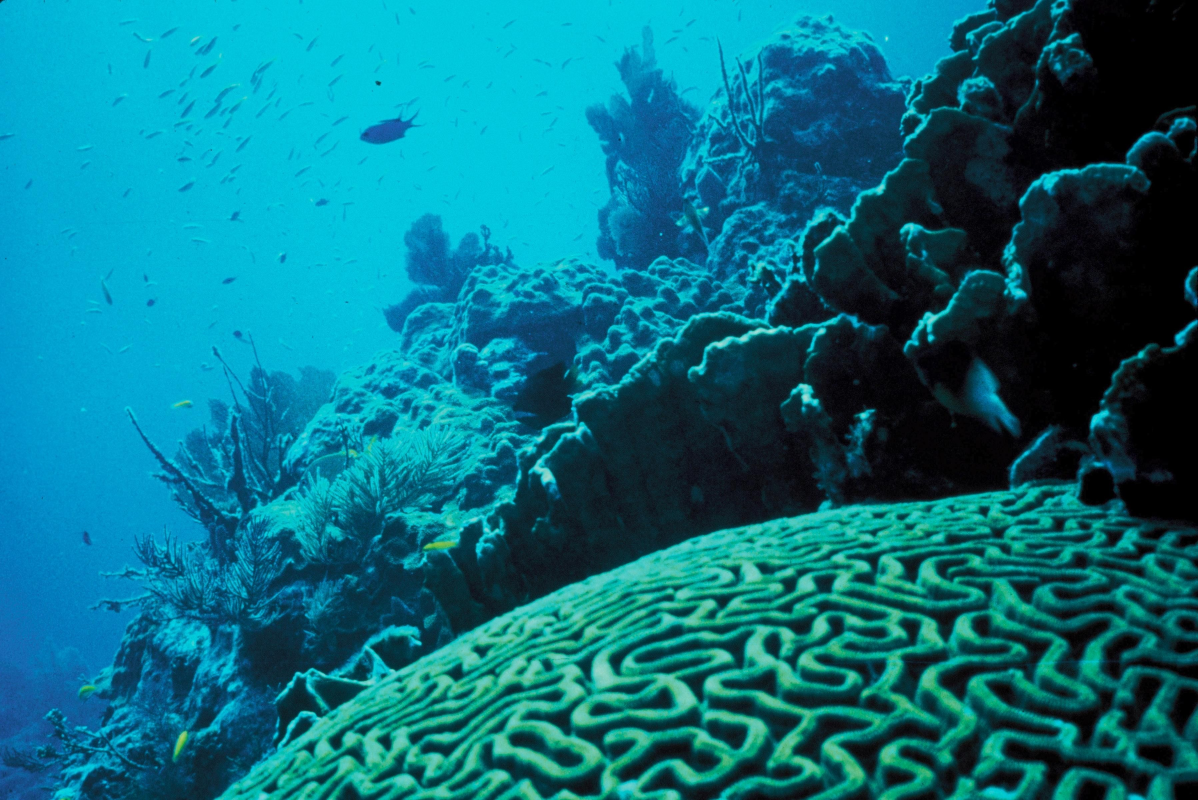
#> input picture lesson_2/data/underwater.jpg, 3593 x 2400 px (shown at 1/3 size)
$ jupyter execute --allow-errors Homework.ipynb
#> lines starting #> are read from the running program, lines starting #| are printed output that depends on the picture
# HOMEWORK 2
For this homework you will have to complete and implement the colour balancing for:
* Gray world algorithm
* Scale-by-max algorithm

You are free to use your own images. Experiment with more images and think about the effect each of the algorithms has on the resulting (balanced) image.

### Colour Balancing
In this notebook we will show different type of colour balancing making use of von Kries' hypothesis.

[cell 1]
import cv2
import numpy as np
from matplotlib import pyplot as plt
plt.rcParams['figure.figsize'] = [15, 5]

[cell 2]
img = cv2.imread('../data/sea.jpg')
#> (the rest of this cell did not finish here and is left out)

### White patch
In white patch algorithm we choose a group of pixels we know they should be white. We then scale the resulting image colour channels by this white patch.

[cell 3]
# Define white patch and the coefficients
row, col = 485, 864
#> (the rest of this cell did not finish here and is left out)

### Gray world
This algorithm assumes that a scene, on average, is gray.

[cell 4]
# Load your image
img = cv2.imread('../data/underwater.jpg')
#> img is the input picture: shape (2400, 3593, 3); mean B, G, R 128.1, 111.2, 8
img = cv2.cvtColor(img, cv2.COLOR_BGR2RGB)

# Compute the mean values for all three colour channels (red, green, blue)
r, g, b = cv2.split(img)
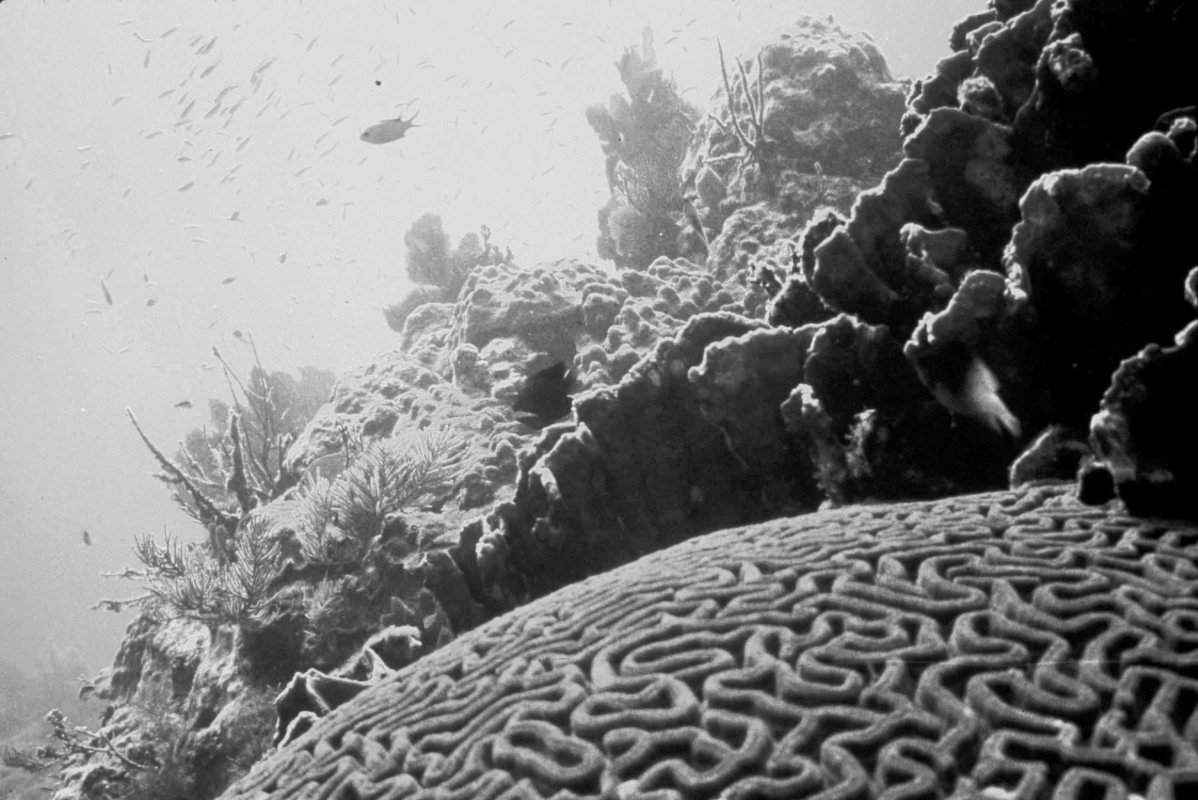
#> b: shape (2400, 3593) (shown at 1/3 size); min 0, max 246, mean 128.1
mean_r = np.mean(r)
#> mean_r = 8.05
mean_g = np.mean(g)
#> mean_g = 111.2
mean_b = np.mean(b)
#> mean_b = 128.1

# Compute the coefficients kr, kg, kb
# Note: there are 3 coefficients to compute but we only have 2 equations.
# Therefore, you have to make an assumption, fix the value of one of the
# coefficients and compute the remining two
# Hint: You can fix the coefficient of the brightest colour channel to 1.

# Selecting the brightest color channel, fix it, and get other coefficients.
means = np.array([mean_r, mean_g, mean_b], dtype=np.float32)
#> means = [8.05, 111.2, 128.1]
idx_max = np.argmax(means)
#> idx_max = 2
coeffs = means[idx_max] / means
#> coeffs = [15.92, 1.15, 1]
coeffs[idx_max] = 1.0
kr, kg, kb = coeffs.tolist()
#> kr = 15.92; kg = 1.15; kb = 1

balanced = np.zeros_like(img, dtype=np.float32)
for channel in range(3):
    balanced[..., channel] = img[..., channel] * coeffs[channel]
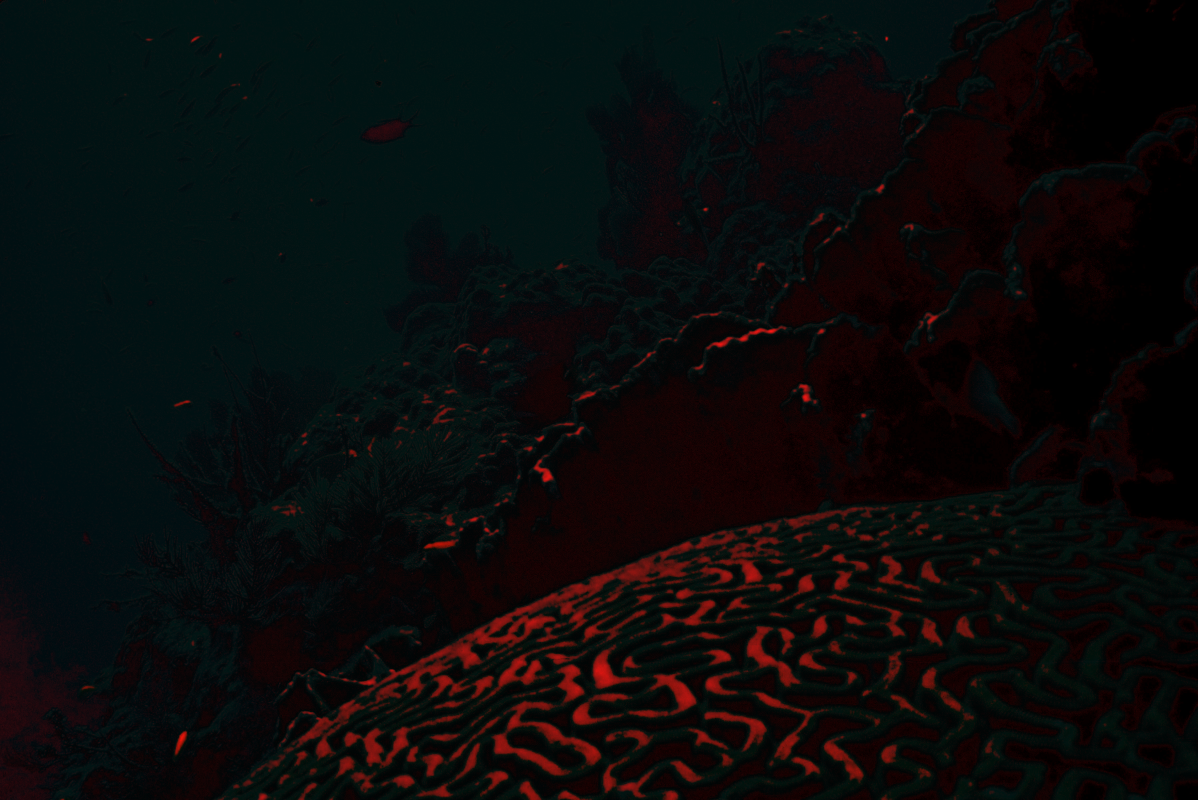
#> balanced: shape (2400, 3593, 3) float32 (shown at 1/3 size); mean R, G, B 125, 128.4, 127.9; drawn with min black and max white

balanced = np.clip(balanced, 0, 255).astype(np.uint8)
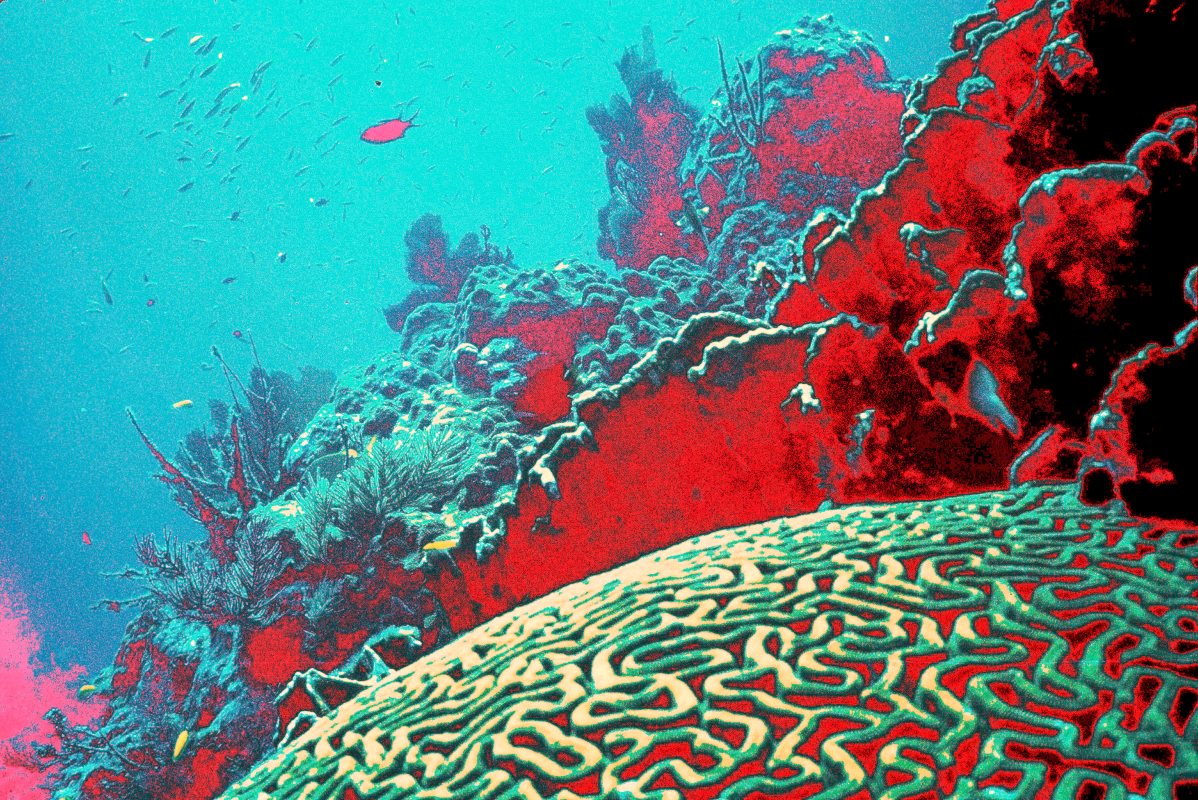
#> balanced: shape (2400, 3593, 3) (shown at 1/3 size); mean R, G, B 87.3, 127.7, 128.1

plt.subplot(121), plt.imshow(img)
plt.subplot(122), plt.imshow(balanced)

### Scale-by-max
This is a straightforward algorithm that scales each colour channel by its maximum value. Note that it is sensitive to noise and saturations.

[cell 5]
# Load your image
img = cv2.imread('../data/underwater.jpg')
img = cv2.cvtColor(img, cv2.COLOR_BGR2RGB)

# Compute the maximum values for all three colour channels (red, green, blue)
r, g, b = cv2.split(img)
max_r = np.max(r)
#> max_r = 176
max_g = np.max(g)
#> max_g = 232
max_b = np.max(b)
#> max_b = 246
coeffs = [255.0 / max_r, 255.0 / max_g, 255.0 / max_b]
#> coeffs = [1.45, 1.1, 1.04]

# Apply scale-by-max balancing and generate the balanced image
balanced = np.zeros_like(img, dtype=np.float32)
for channel in range(3):
    balanced[..., channel] = img[..., channel] * coeffs[channel]
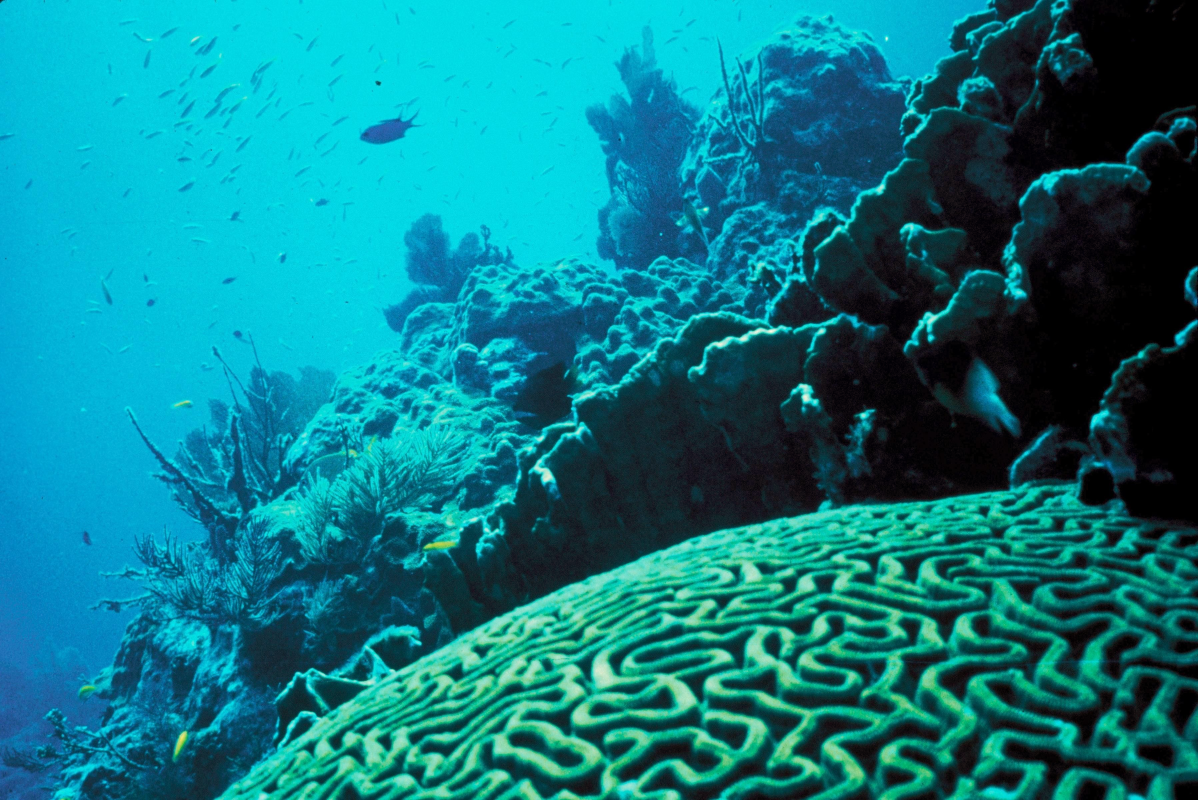
#> balanced: shape (2400, 3593, 3) float32 (shown at 1/3 size); mean R, G, B 11.6, 122, 131.5

balanced = np.clip(balanced, 0, 255).astype(np.uint8)
plt.subplot(121), plt.imshow(img)
plt.subplot(122), plt.imshow(balanced)

$ run again, with lesson_2/data/solar.jpg copied over lesson_2/data/underwater.jpg
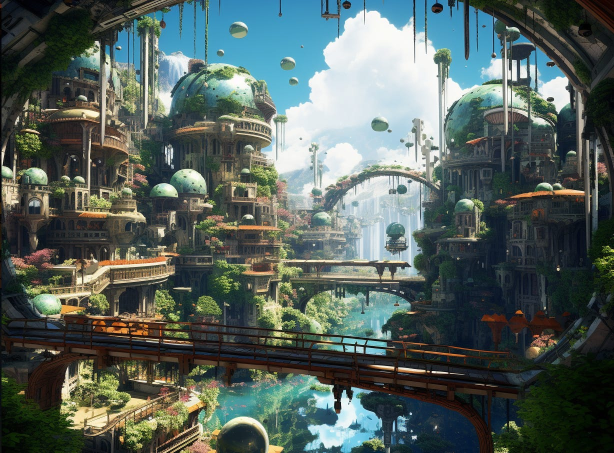
#> input picture lesson_2/data/solar.jpg, 1228 x 906 px (shown at 1/2 size)
#> img is the input picture: shape (906, 1228, 3); mean B, G, R 92.9, 97.8, 85.1
#> `r, g, b = cv2.split(img)`:
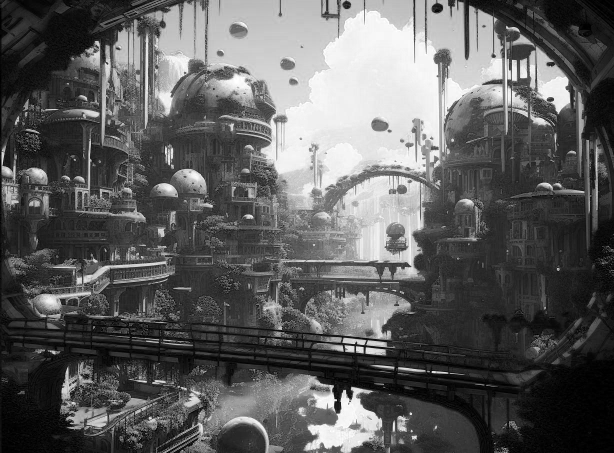
#> b: shape (906, 1228) (shown at 1/2 size); min 0, max 255, mean 92.9
#> mean_r = 85.09
#> mean_g = 97.81
#> mean_b = 92.91
#> means = [85.09, 97.81, 92.91]
#> idx_max = 1
#> `coeffs = means[idx_max] / means`: coeffs = [1.15, 1, 1.05]
#> kr = 1.15; kg = 1; kb = 1.05
#> `balanced = np.clip(balanced, 0, 255).astype(np.uint8)`:
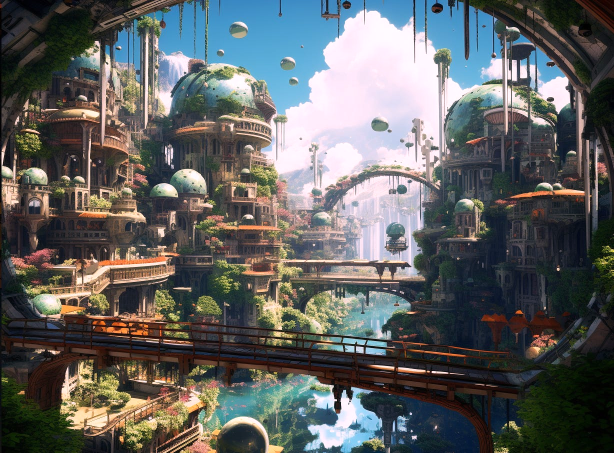
#> balanced: shape (906, 1228, 3) (shown at 1/2 size); mean R, G, B 95.9, 97.8, 97.2
#> max_r = 255
#> `coeffs = [255.0 / max_r, 255.0 / max_g, 255.0 / max_b]`: coeffs = [1, 1, 1]
